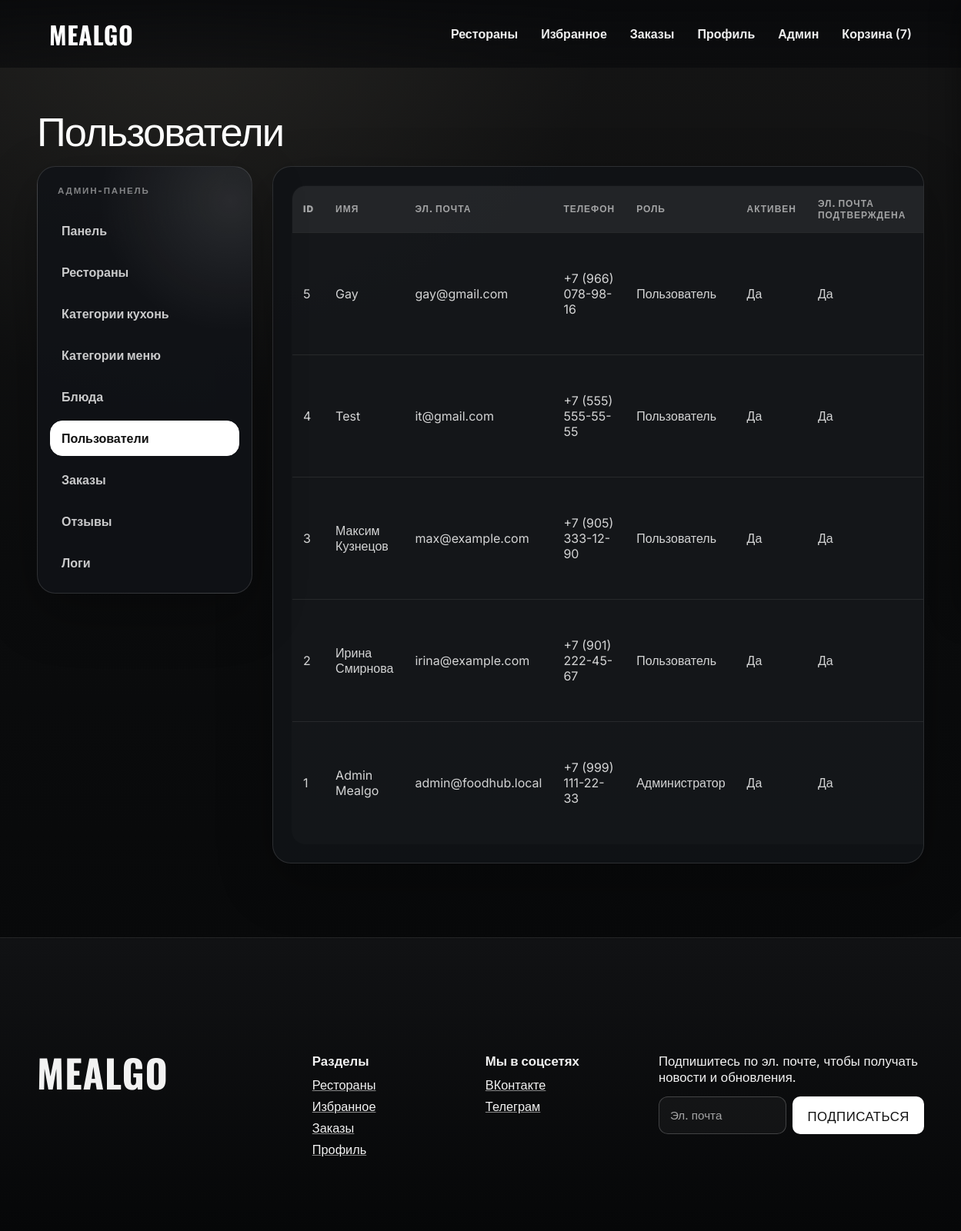
Page /public/admin/users.php (signed in) on the committed database.
### tables this page shows
CREATE TABLE `users` (
  `id` bigint(20) UNSIGNED NOT NULL,
  `name` varchar(120) NOT NULL,
  `email` varchar(190) NOT NULL,
  `phone` varchar(30) DEFAULT NULL,
  `password_hash` varchar(255) NOT NULL,
  `role` enum('guest','user','admin') NOT NULL DEFAULT 'user',
  `email_verified_at` datetime DEFAULT NULL,
  `is_active` tinyint(1) NOT NULL DEFAULT 1,
  `created_at` datetime NOT NULL,
  `updated_at` datetime NOT NULL
);

### includes/db.php (called while the page is built, shortened)
<?php
function db(): PDO
{
    static $pdo = null;
    if ($pdo instanceof PDO) {
        return $pdo;
    }
    $cfg = require ROOT_PATH . '/config/database.php';
    $dsn = sprintf(
        'mysql:host=%s;port=%d;dbname=%s;charset=%s',
        $cfg['host'],
        $cfg['port'],
        $cfg['name'],
        $cfg['charset']
    );
    $pdo = new PDO($dsn, $cfg['user'], $cfg['pass'], [
        PDO::ATTR_ERRMODE => PDO::ERRMODE_EXCEPTION,
        PDO::ATTR_DEFAULT_FETCH_MODE => PDO::FETCH_ASSOC,
        PDO::ATTR_EMULATE_PREPARES => false,
    ]);
    return $pdo;
}
function db_all(string $sql, array $params = []): array
{
    $stmt = db()->prepare($sql);
    $stmt->execute($params);
    return $stmt->fetchAll();
}

### includes/functions.php (called while the page is built, shortened)
<?php
function e(?string $value): string
{
    return htmlspecialchars((string) ($value ?? ''), ENT_QUOTES | ENT_SUBSTITUTE, 'UTF-8');
}
function user_role_label(string $role): string
{
    return match ($role) {
        'admin' => 'Администратор',
        'user' => 'Пользователь',
        default => $role,
    };
}

### public/admin/users.php (the view, shortened to what this page needs)
<?php
require_once ROOT_PATH . '/includes/admin_helpers.php';
$users = db_all('SELECT id, name, email, phone, role, is_active, email_verified_at, created_at FROM users ORDER BY id DESC');
require ROOT_PATH . '/templates/header.php';
?>
<section class="container">
    <h1 style="margin-top:0;">Пользователи</h1>
    <div class="admin-layout">
        <div class="panel">
            <table>
                <thead>
                <tr>
                    <th>ID</th><th>Имя</th><th>Эл. почта</th><th>Телефон</th><th>Роль</th><th>Активен</th><th>Эл. почта подтверждена</th><th>Действия</th>
                </tr>
                </thead>
                <tbody>
                <?php foreach ($users as $user): ?>
                    <tr>
                        <td><?= (int) $user['id'] ?></td>
                        <td><?= e($user['name']) ?></td>
                        <td><?= e($user['email']) ?></td>
                        <td><?= e((string) $user['phone']) ?></td>
                        <td><?= e(user_role_label((string) $user['role'])) ?></td>
                        <td><?= (int) $user['is_active'] === 1 ? 'Да' : 'Нет' ?></td>
                        <td><?= $user['email_verified_at'] ? 'Да' : 'Нет' ?></td>
                        <td>
                        </td>
                    </tr>
                <?php endforeach; ?>
                </tbody>
            </table>
        </div>
    </div>
</section>
<?php require ROOT_PATH . '/templates/footer.php'; ?>

### rows in the picture
users: id "5", name "Gay", email "gay@gmail.com", phone "+7 (966) 078-98-16", role "Пользователь", is_active "Да"
users: id "4", name "Test", email "it@gmail.com", phone "+7 (555) 555-55-55", role "Пользователь", is_active "Да"
users: id "3", name "Максим Кузнецов", email "max@example.com", phone "+7 (905) 333-12-90", role "Пользователь", is_active "Да"
users: id "2", name "Ирина Смирнова", email "irina@example.com", phone "+7 (901) 222-45-67", role "Пользователь", is_active "Да"
users: id "1", name "Admin Mealgo", email "admin@foodhub.local", phone "+7 (999) 111-22-33", role "Администратор", is_active "Да"

### other values in the picture
$cartCount "7"
$label "Панель"
$label "Рестораны"
$label "Категории кухонь"
$label "Категории меню"
$label "Блюда"
$label "Пользователи"
$label "Заказы"
$label "Отзывы"
$label "Логи"
